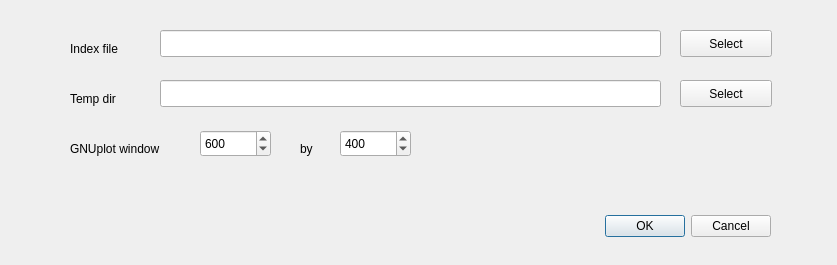
<?xml version="1.0" encoding="UTF-8"?>
<ui version="4.0">
 <class>configdlg</class>
 <widget class="QDialog" name="configdlg">
  <property name="geometry">
   <rect>
    <x>0</x>
    <y>0</y>
    <width>837</width>
    <height>265</height>
   </rect>
  </property>
  <property name="windowTitle">
   <string>Set configuration</string>
  </property>
  <widget class="QDialogButtonBox" name="buttonBox">
   <property name="geometry">
    <rect>
     <x>570</x>
     <y>210</y>
     <width>201</width>
     <height>32</height>
    </rect>
   </property>
   <property name="orientation">
    <enum>Qt::Horizontal</enum>
   </property>
   <property name="standardButtons">
    <set>QDialogButtonBox::Cancel|QDialogButtonBox::Ok</set>
   </property>
  </widget>
  <widget class="QLabel" name="label">
   <property name="geometry">
    <rect>
     <x>70</x>
     <y>40</y>
     <width>81</width>
     <height>17</height>
    </rect>
   </property>
   <property name="text">
    <string>Index file</string>
   </property>
  </widget>
  <widget class="QLineEdit" name="indexfile">
   <property name="geometry">
    <rect>
     <x>160</x>
     <y>30</y>
     <width>501</width>
     <height>27</height>
    </rect>
   </property>
   <property name="toolTip">
    <string>This is where we get the index file from</string>
   </property>
  </widget>
  <widget class="QPushButton" name="selindex">
   <property name="geometry">
    <rect>
     <x>680</x>
     <y>30</y>
     <width>92</width>
     <height>27</height>
    </rect>
   </property>
   <property name="toolTip">
    <string>Click here to select the index file</string>
   </property>
   <property name="text">
    <string>Select</string>
   </property>
  </widget>
  <widget class="QLabel" name="label_2">
   <property name="geometry">
    <rect>
     <x>70</x>
     <y>90</y>
     <width>71</width>
     <height>17</height>
    </rect>
   </property>
   <property name="text">
    <string>Temp dir</string>
   </property>
  </widget>
  <widget class="QLineEdit" name="tempdir">
   <property name="geometry">
    <rect>
     <x>160</x>
     <y>80</y>
     <width>501</width>
     <height>27</height>
    </rect>
   </property>
   <property name="toolTip">
    <string>This is the place to put temp files in</string>
   </property>
  </widget>
  <widget class="QPushButton" name="seltemp">
   <property name="geometry">
    <rect>
     <x>680</x>
     <y>80</y>
     <width>92</width>
     <height>27</height>
    </rect>
   </property>
   <property name="toolTip">
    <string>Click here to select the temp directory</string>
   </property>
   <property name="text">
    <string>Select</string>
   </property>
  </widget>
  <widget class="QLabel" name="label_3">
   <property name="geometry">
    <rect>
     <x>70</x>
     <y>140</y>
     <width>121</width>
     <height>17</height>
    </rect>
   </property>
   <property name="text">
    <string>GNUplot window</string>
   </property>
  </widget>
  <widget class="QSpinBox" name="gpwidth">
   <property name="geometry">
    <rect>
     <x>200</x>
     <y>130</y>
     <width>71</width>
     <height>27</height>
    </rect>
   </property>
   <property name="toolTip">
    <string>This is the width of the gnuplot window</string>
   </property>
   <property name="minimum">
    <number>200</number>
   </property>
   <property name="maximum">
    <number>2000</number>
   </property>
   <property name="singleStep">
    <number>10</number>
   </property>
   <property name="value">
    <number>600</number>
   </property>
  </widget>
  <widget class="QLabel" name="label_4">
   <property name="geometry">
    <rect>
     <x>300</x>
     <y>140</y>
     <width>31</width>
     <height>17</height>
    </rect>
   </property>
   <property name="text">
    <string>by</string>
   </property>
  </widget>
  <widget class="QSpinBox" name="gpheight">
   <property name="geometry">
    <rect>
     <x>340</x>
     <y>130</y>
     <width>71</width>
     <height>27</height>
    </rect>
   </property>
   <property name="toolTip">
    <string>This is the height of the gnuplot window</string>
   </property>
   <property name="minimum">
    <number>160</number>
   </property>
   <property name="maximum">
    <number>1600</number>
   </property>
   <property name="singleStep">
    <number>10</number>
   </property>
   <property name="value">
    <number>400</number>
   </property>
  </widget>
 </widget>
 <tabstops>
  <tabstop>indexfile</tabstop>
  <tabstop>selindex</tabstop>
  <tabstop>tempdir</tabstop>
  <tabstop>seltemp</tabstop>
  <tabstop>gpwidth</tabstop>
  <tabstop>gpheight</tabstop>
  <tabstop>buttonBox</tabstop>
 </tabstops>
 <resources/>
 <connections>
  <connection>
   <sender>buttonBox</sender>
   <signal>accepted()</signal>
   <receiver>configdlg</receiver>
   <slot>accept()</slot>
   <hints>
    <hint type="sourcelabel">
     <x>248</x>
     <y>254</y>
    </hint>
    <hint type="destinationlabel">
     <x>157</x>
     <y>274</y>
    </hint>
   </hints>
  </connection>
  <connection>
   <sender>buttonBox</sender>
   <signal>rejected()</signal>
   <receiver>configdlg</receiver>
   <slot>reject()</slot>
   <hints>
    <hint type="sourcelabel">
     <x>316</x>
     <y>260</y>
    </hint>
    <hint type="destinationlabel">
     <x>286</x>
     <y>274</y>
    </hint>
   </hints>
  </connection>
 </connections>
</ui>
